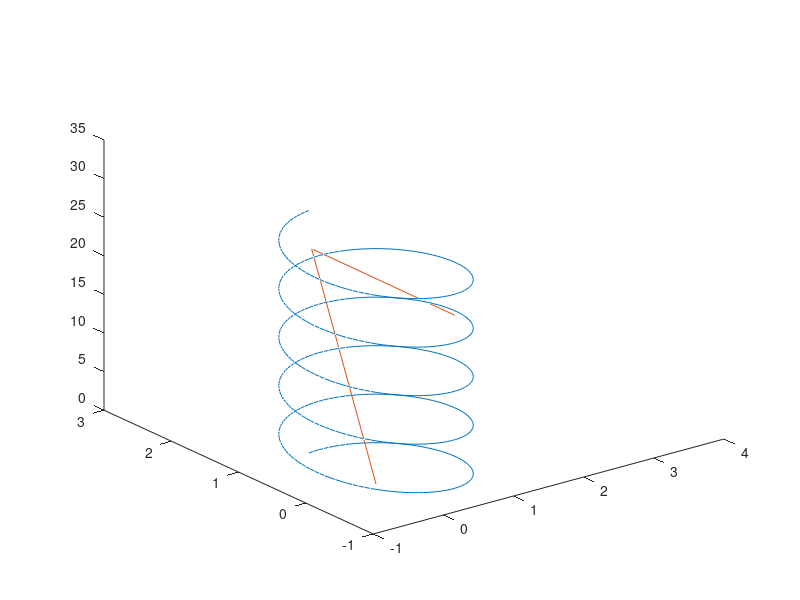

This figure's MATLAB source:
t = 0:pi/50:10*pi;
st = sin(t);
ct = cos(t);

figure
plot3(st,ct,t)
hold on
% plot3([1 2],[1 2],[1,2])
plot3([0 1 4],[0 2 3], [0 20 0])
% plot3(2, 3, 4)
